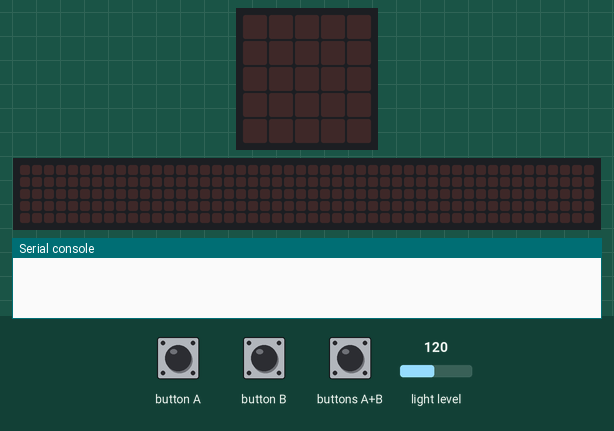
A program run on a simulated BBC micro:bit (MakeCode). On the bench: the board's 5×5 LED display, a strip that is not on the board, showing the scrolling text unrolled, the last lines printed to the serial console. The inputs (shaded band) are chosen by the test bench; at power-on: light level 120. The 48×5 strip is a reading aid, not a part: it shows the text the display is scrolling, unrolled, one strip-width of it at a time.

Above: at 1.2 s.
1.3 s: button B pressed for 0.15 s
At 2.6 s:
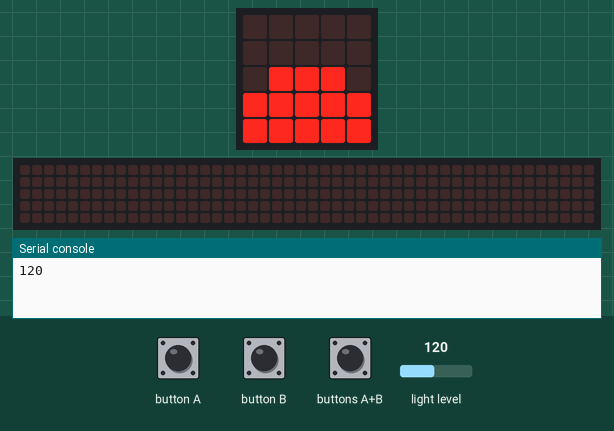
2.9 s: button A pressed for 0.15 s
At 3.12 s:
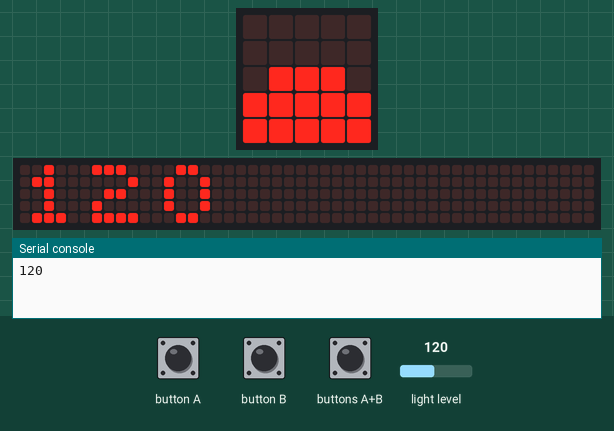
5.9 s: button B pressed for 0.15 s
At 8.0 s:
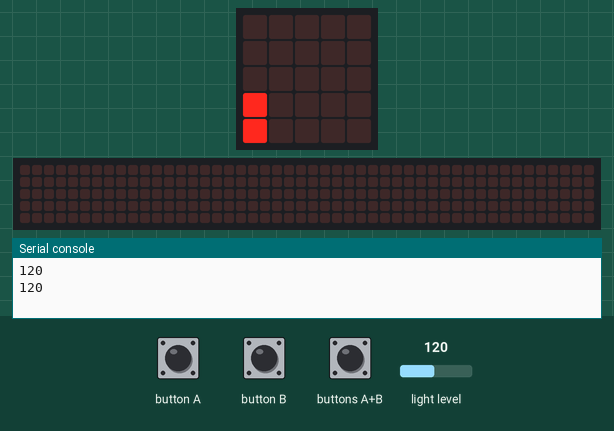
8.9 s: buttons A+B pressed for 0.15 s
At 9.8 s:
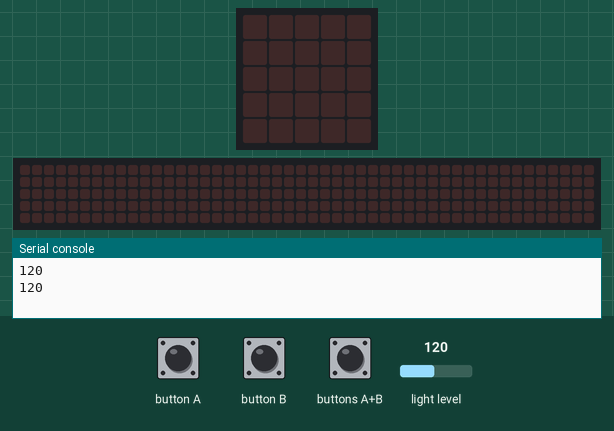
10.5 s: button A pressed for 0.15 s
At 10.8 s:
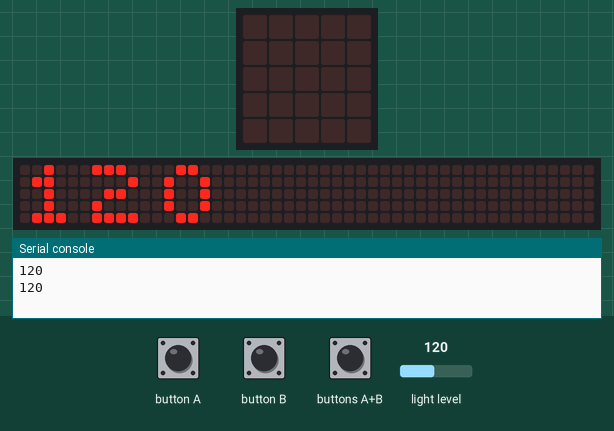
13.6 s: button B pressed 5 times (0.12 s each, 0.3 s apart)
At 13.87 s:
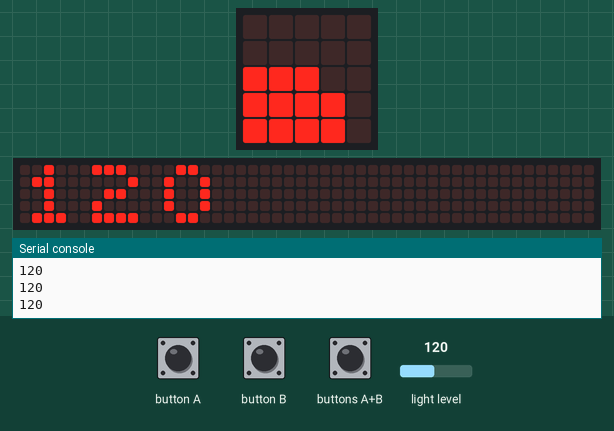
Timing chart, 0 to 16.6 s (numbered marks = the images above; inputs shaded):
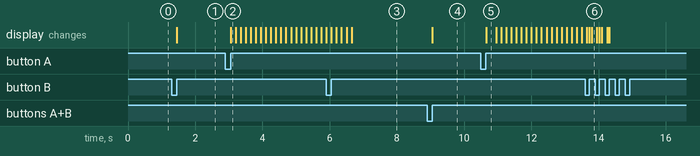

The program:

main.ts
```typescript
let lightLevel = 0
input.onButtonPressed(Button.A, function () {
    lightLevel = input.lightLevel()
    basic.showNumber(lightLevel)
})
input.onButtonPressed(Button.AB, function () {
    basic.clearScreen()
})
input.onButtonPressed(Button.B, function () {
    lightLevel = input.lightLevel()
    led.plotBarGraph(
    lightLevel,
    255
    )
})
// Puedes agregar aquí cualquier otro código que necesites ejecutar continuamente.
basic.forever(function () {

})
```

test.ts
```typescript
// aquí va el archivo "tests"; esto no se compilará cuando este paquete se utilice como una extensión.
```

Measured:
- after the input at 1.3 s, the display: changes after 0.15 s (image 1)
- after the input at 2.9 s, the display: changes after 0.15 s (image 2)
- after the input at 5.9 s, the display: first differs from a run without the input after 0.15 s (image 3 shows a later state)
- after the input at 8.9 s, the display: changes after 0.15 s (image 4)
- after the input at 10.5 s, the display: changes after 0.15 s (image 5)
- after the input at 13.6 s, the display: first differs from a run without the input after 0.12 s (image 6 shows a later state)
